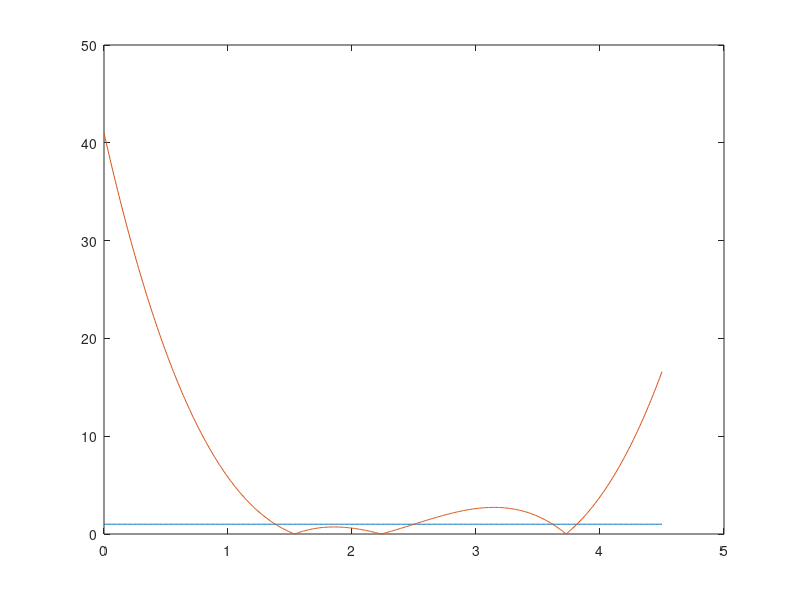
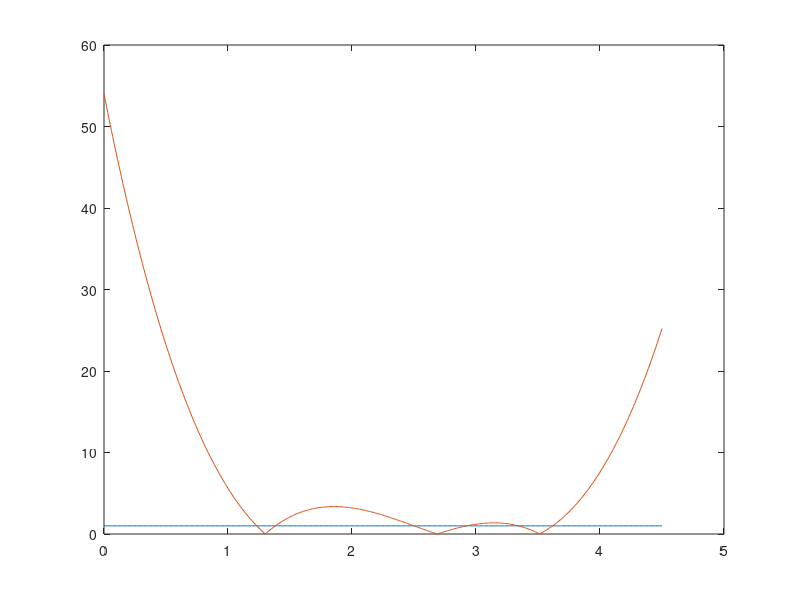
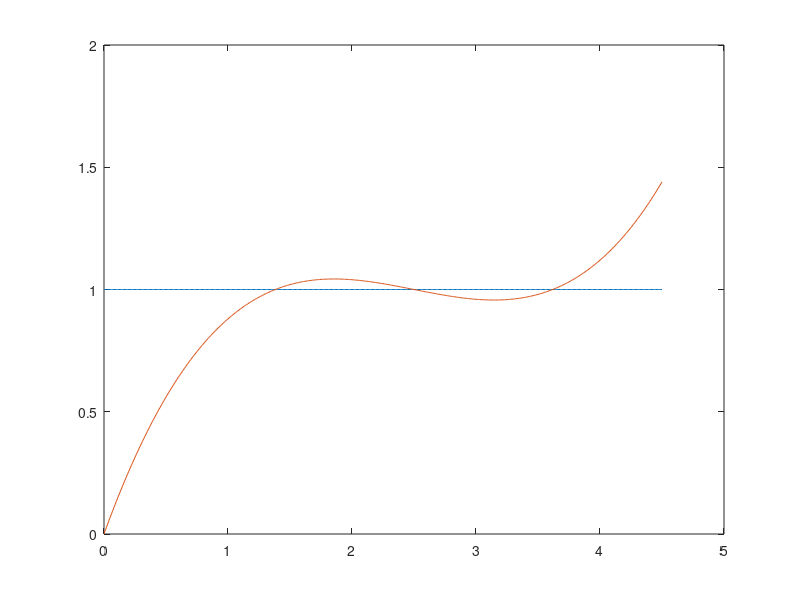
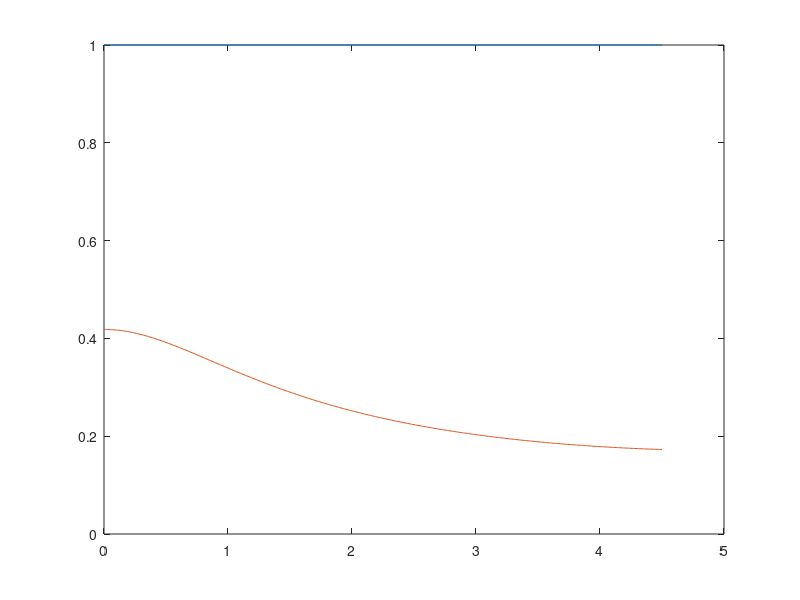

Recreate these plots in MATLAB, in order.
x = 0:0.01:4.5;

% y0 = 1
y0 = x.^0;
fx = (x - 1) .* (x - 2) .* (x - 3) .* (x - 4);
fpx = 4*x.^3 - 30*x.^2 + 70*x - 50;
fp2x = 12*x.^2 - 60*x + 70;
% yn = gn'
y1 = abs(1 - 0.8 * fpx);
y2 = abs(1 + 1.1 * fpx);
y3 = abs((4*x.^3 - 30*x.^2 + 70*x)/50);
y4 = abs(0.5 * ((-4*x.^3 + 30*x.^2 + 50) ./ 35).^(-0.5));
y5 = abs(1 - (fpx.^2 - fx .* fp2x) ./ fpx.^2);


% plot
plot(x, y0);
hold on;
plot(x, y1);

figure;
plot(x, y0);
hold on;
plot(x, y2);

figure;
plot(x, y0);
hold on;
plot(x, y3);

figure;
plot(x, y0);
hold on;
plot(x, y4);

figure;
plot(x, y0);
hold on;
plot(x, y5);

